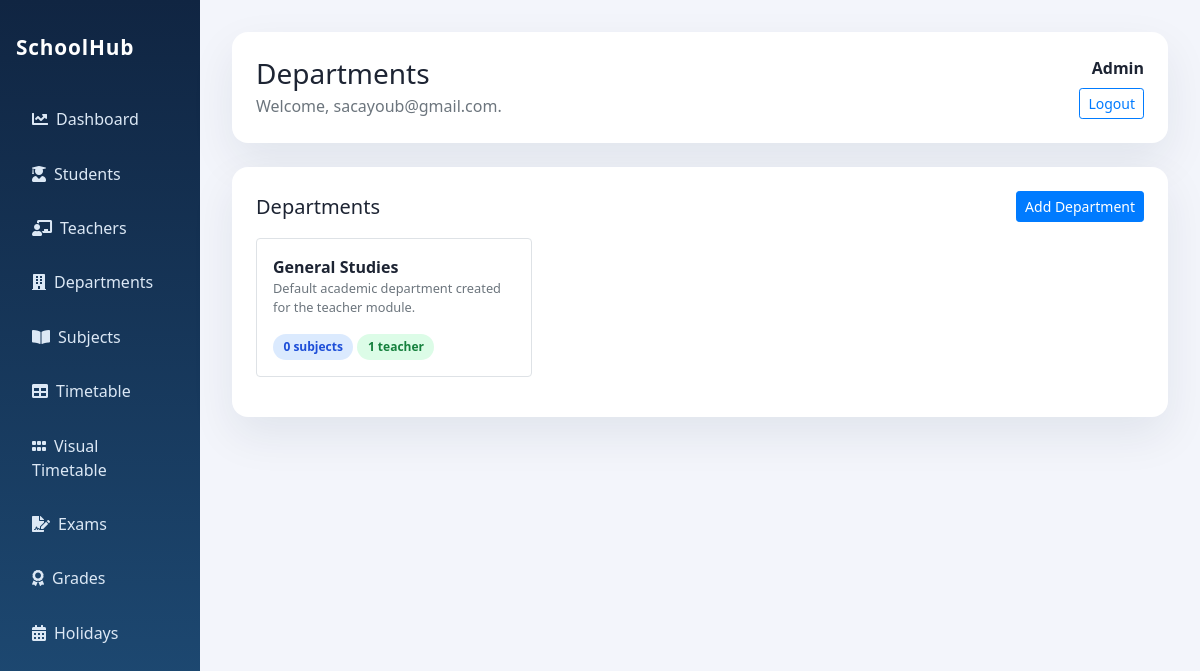
/departments/ (signed in), run on an earlier commit of the app's database.
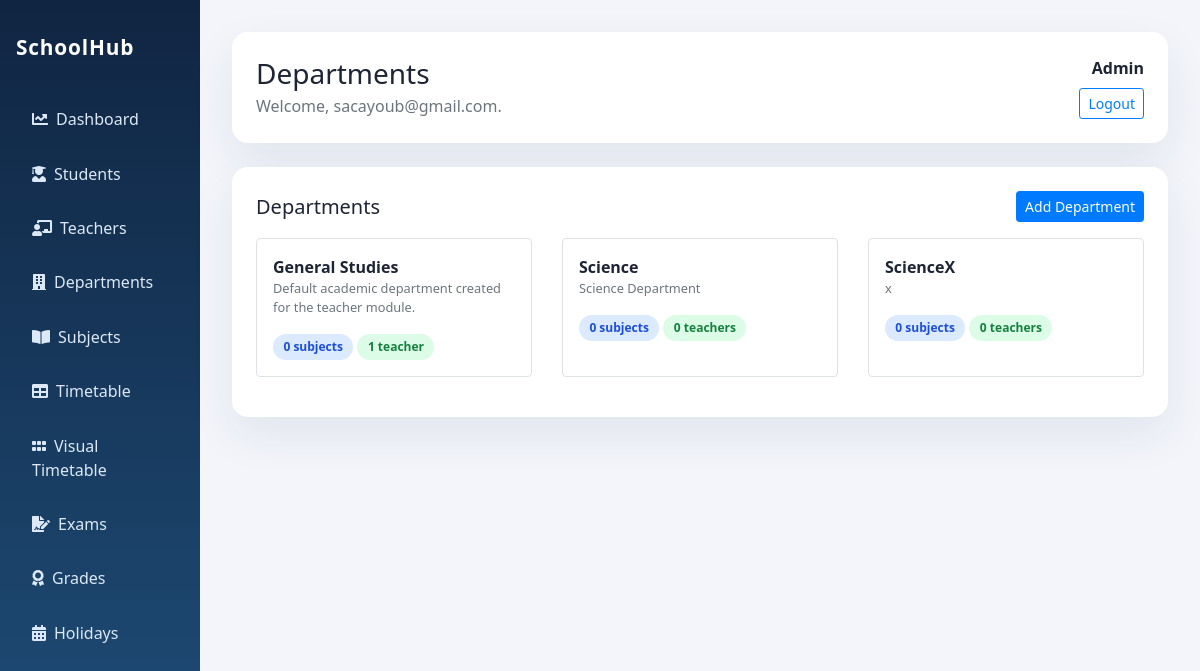
And on a later commit of the database.
### home_auth/models.py (models this page shows, shortened)
class CustomUser(AbstractUser):
    username = models.CharField(max_length=100, unique=True)
    email = models.EmailField(max_length=255, unique=True, db_index=True)
    is_authorized = models.BooleanField(default=False)
    login_token = models.CharField(max_length=6, blank=True, null=True)
    first_name = models.CharField(max_length=30, blank=True)
    last_name = models.CharField(max_length=30, blank=True)
    date_joined = models.DateTimeField(auto_now_add=True)
    is_student = models.BooleanField(default=False)
    is_admin = models.BooleanField(default=False)
    is_teacher = models.BooleanField(default=False)
    USERNAME_FIELD = "email"
    REQUIRED_FIELDS = []
    objects = CustomUserManager()
    class Meta:
        ordering = ["email"]
    @property
    def role(self):
        if self.is_superuser or self.is_admin:
            return "Admin"
        if self.is_teacher:
            return "Teacher"
        if self.is_student:
            return "Student"
        return "User"

### faculty/models.py (models this page shows, shortened)
class Department(models.Model):
    name = models.CharField(max_length=150, unique=True)
    description = models.TextField(blank=True)
    created_at = models.DateTimeField(auto_now_add=True)
    class Meta:
        ordering = ["name"]

### faculty/views.py (the view)
# urls.py: path("departments/", views.department_list, name="department_list"),
@login_required
def department_list(request):
    departments = Department.objects.prefetch_related("subjects", "teachers").all()
    return render(request, "faculty/department-list.html", {"departments": departments})

### templates/faculty/department-list.html (shortened to what this page needs)
{% extends 'Home/base.html' %}
{% block page_title %}Departments{% endblock %}
{% block body %}
<div class="content-card p-4">
    <div class="d-flex justify-content-between align-items-center mb-3">
        <h2 class="h5 mb-0">Departments</h2>
        {% if request.user.is_admin or request.user.is_superuser %}
            <a href="{% url 'department_add' %}" class="btn btn-primary btn-sm">Add Department</a>
        {% endif %}
    </div>
    <div class="row">
        {% for department in departments %}
            <div class="col-md-6 col-xl-4 mb-3">
                <div class="border rounded p-3 h-100">
                    <div class="font-weight-bold">{{ department.name }}</div>
                    <div class="small text-muted mb-3">{{ department.description|default:"No description yet." }}</div>
                    <span class="pill pill-blue">{{ department.subjects.count }} subject{{ department.subjects.count|pluralize }}</span>
                    <span class="pill pill-green">{{ department.teachers.count }} teacher{{ department.teachers.count|pluralize }}</span>
                </div>
            </div>
        {% empty %}
            <div class="col-12 text-muted">No departments available.</div>
        {% endfor %}
    </div>
</div>
{% endblock %}

### templates/Home/base.html (shortened to what this page needs)
{% load static %}
<!DOCTYPE html>
<html lang="en">
<head>
    <link rel="stylesheet" href="{% static 'assets/plugins/bootstrap/css/bootstrap.min.css' %}">
    <link rel="stylesheet" href="{% static 'assets/plugins/fontawesome/css/all.min.css' %}">
</head>
<body>
    <div class="container-fluid layout-shell">
        <div class="row">
            {% if request.user.is_authenticated %}
                <aside class="col-lg-2 col-md-3 sidebar-shell">
                    <div class="brand">SchoolHub</div>
                    <a href="{% url 'dashboard' %}"><i class="fas fa-chart-line mr-2"></i>Dashboard</a>
                    <a href="{% url 'student_list' %}"><i class="fas fa-user-graduate mr-2"></i>Students</a>
                    <a href="{% url 'teacher_list' %}"><i class="fas fa-chalkboard-teacher mr-2"></i>Teachers</a>
                    <a href="{% url 'department_list' %}"><i class="fas fa-building mr-2"></i>Departments</a>
                    <a href="{% url 'subject_list' %}"><i class="fas fa-book-open mr-2"></i>Subjects</a>
                    <a href="{% url 'timetable_list' %}"><i class="fas fa-table mr-2"></i>Timetable</a>
                    <a href="{% url 'visual_timetable' %}"><i class="fas fa-grip-horizontal mr-2"></i>Visual Timetable</a>
                    <a href="{% url 'exam_list' %}"><i class="fas fa-file-signature mr-2"></i>Exams</a>
                    <a href="{% url 'result_list' %}"><i class="fas fa-award mr-2"></i>Grades</a>
                    <a href="{% url 'holiday_calendar' %}"><i class="fas fa-calendar-alt mr-2"></i>Holidays</a>
                </aside>
                <main class="col-lg-10 col-md-9 main-shell">
                    <div class="topbar-card p-4 mb-4 d-flex justify-content-between align-items-center flex-wrap">
                        <div>
                            <h1 class="h3 mb-1">{% block page_title %}Dashboard{% endblock %}</h1>
                            <p class="text-muted mb-0">Welcome, {{ request.user.first_name|default:request.user.email }}.</p>
                        </div>
                        <div class="text-right mt-3 mt-md-0">
                            <div class="font-weight-bold">{{ request.user.role }}</div>
                            <a href="{% url 'logout' %}" class="btn btn-outline-primary btn-sm mt-2">Logout</a>
                        </div>
                    </div>
                    {% block body %}{% endblock %}
                </main>
            {% endif %}
        </div>
    </div>
</body>
</html>

### templates/Home/base.html (style rules this page uses)
body { background: #f3f5fb; color: #1d2433; font-family: "Segoe UI", Arial, sans-serif; }
.layout-shell { min-height: 100vh; }
.sidebar-shell { background: linear-gradient(180deg, #102542 0%, #1f4e79 100%); min-height: 100vh; padding: 2rem 1rem; }
.sidebar-shell a { color: #dce8f5; border-radius: 0.75rem; display: block; margin-bottom: 0.4rem; padding: 0.75rem 1rem; text-decoration: none; }
.sidebar-shell .brand { color: #fff; font-size: 1.3rem; font-weight: 700; letter-spacing: 0.04em; margin-bottom: 2rem; }
.main-shell { padding: 2rem; }
.topbar-card, .content-card { background: #fff; border: 0; border-radius: 1rem; box-shadow: 0 18px 45px rgba(16, 37, 66, 0.08); }
.pill { border-radius: 999px; display: inline-block; font-size: 0.75rem; font-weight: 700; padding: 0.25rem 0.65rem; }
.pill-blue { background: #dbeafe; color: #1d4ed8; }
.pill-green { background: #dcfce7; color: #15803d; }

What changed in the data, as far as the page shows it:
added Department: name "Science", description "Science Department", subjects.count "0", teachers.count "0"
added Department: name "ScienceX", description "x", subjects.count "0", teachers.count "0"
